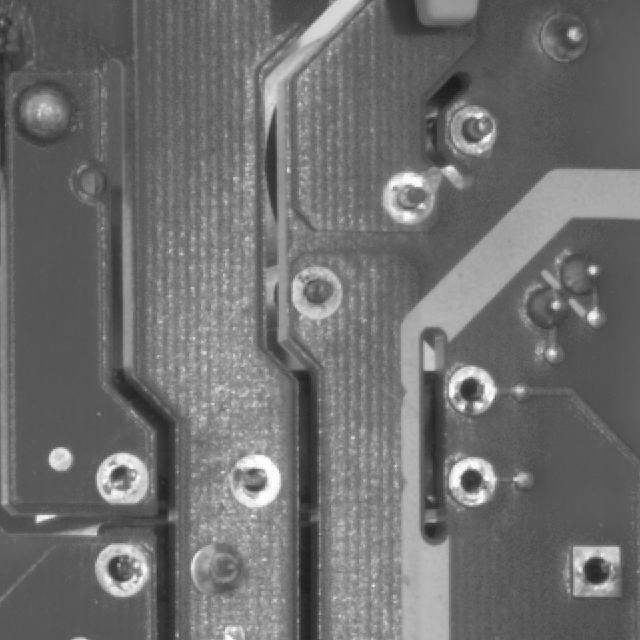
#> input picture tests/fixtures/val_136_139/images/136_png_jpg.rf.8b766410155d072086a106d12f7096b6.jpg, 640 x 640 px
$ python -i prepare_field_training_dataset.py   (imports and definitions only)   (older library calls are emulated)
#> lines starting #> are read from the running program, lines starting #| are printed output that depends on the picture
import argparse
import json
import shutil
from collections import Counter, defaultdict
from pathlib import Path

import cv2
import numpy as np
import yaml

from labelme_to_yolo import convert_one, load_class_ids


IMAGE_EXTENSIONS = {".jpg", ".jpeg", ".png", ".bmp", ".tif", ".tiff", ".webp"}
REVERSE_CLASS_ID = 5


# [57 lines left out: functions parse_args, image_files, require_layout, copy_pair, label_rows, label_counts, not called in this run]


def has_class(label_path: Path, class_id: int) -> bool:
    return any(int(row[0]) == class_id for row in label_rows(label_path))


def source_group(stem: str) -> str:
    return stem.split(".rf.", 1)[0]


def decode_image(path: Path) -> np.ndarray:
    data = np.fromfile(str(path), dtype=np.uint8)
    image = cv2.imdecode(data, cv2.IMREAD_COLOR)
#> image is the input picture: shape (640, 640, 3); min 26, max 255, mean 110.4
    if image is None:
        raise ValueError(f"Could not decode image: {path}")
    return image


def image_quality(path: Path) -> dict[str, float]:
    image = decode_image(path)
    gray = cv2.cvtColor(cv2.resize(image, (160, 160)), cv2.COLOR_BGR2GRAY)
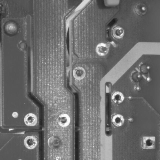
#> gray: shape (160, 160); min 28, max 254, mean 110.5
    sharpness = float(cv2.Laplacian(gray, cv2.CV_64F).var())
#> sharpness = 1407.3
    brightness = float(gray.mean())
#> brightness = 110.5
    return {
        "sharpness": sharpness,
        "brightness": brightness,
        "brightness_distance": abs(brightness - 127.5),
    }


# [343 lines left out: functions quality_sort_key, copy_non_field_split, locate_recovery_image, rebuild_field_samples, reduce_reverse_component, validate_split and 2 more, not called in this run]


# [2 lines not run here, left out]

>>> result = image_quality('../../../../tests/fixtures/val_136_139/images/136_png_jpg.rf.8b766410155d072086a106d12f7096b6.jpg')
#> result = {'sharpness': 1407.3, 'brightness': 110.5, 'brightness_distance': 16.98}
